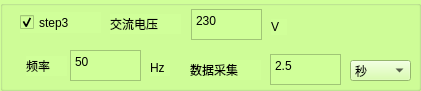
  <widget class="QGroupBox" name="groupBox_3">
   <property name="geometry">
    <rect>
     <x>0</x>
     <y>332</y>
     <width>421</width>
     <height>91</height>
    </rect>
   </property>
   <property name="styleSheet">
    <string notr="true">background-color:rgb(208, 255, 153)</string>
   </property>
   <property name="title">
    <string/>
   </property>
   <widget class="QComboBox" name="comboBox_S3_TIME">
    <property name="geometry">
     <rect>
      <x>350</x>
      <y>60</y>
      <width>61</width>
      <height>21</height>
     </rect>
    </property>
    <item>
     <property name="text">
      <string>秒</string>
     </property>
    </item>
    <item>
     <property name="text">
      <string>毫秒</string>
     </property>
    </item>
    <item>
     <property name="text">
      <string>分钟</string>
     </property>
    </item>
   </widget>
   <widget class="QLabel" name="label_22">
    <property name="geometry">
     <rect>
      <x>110</x>
      <y>14</y>
      <width>71</width>
      <height>20</height>
     </rect>
    </property>
    <property name="text">
     <string>交流电压</string>
    </property>
   </widget>
   <widget class="QLabel" name="label_34">
    <property name="geometry">
     <rect>
      <x>150</x>
      <y>60</y>
      <width>20</width>
      <height>16</height>
     </rect>
    </property>
    <property name="text">
     <string>Hz</string>
    </property>
   </widget>
   <widget class="QLabel" name="label_37">
    <property name="geometry">
     <rect>
      <x>26</x>
      <y>56</y>
      <width>41</width>
      <height>20</height>
     </rect>
    </property>
    <property name="text">
     <string>频率</string>
    </property>
   </widget>
   <widget class="QTextEdit" name="textEdit_S3_AC_VOLT">
    <property name="geometry">
     <rect>
      <x>191</x>
      <y>9</y>
      <width>71</width>
      <height>31</height>
     </rect>
    </property>
    <property name="html">
     <string>&lt;!DOCTYPE HTML PUBLIC &quot;-//W3C//DTD HTML 4.0//EN&quot; &quot;http://www.w3.org/TR/REC-html40/strict.dtd&quot;&gt;
&lt;html&gt;&lt;head&gt;&lt;meta name=&quot;qrichtext&quot; content=&quot;1&quot; /&gt;&lt;style type=&quot;text/css&quot;&gt;
p, li { white-space: pre-wrap; }
&lt;/style&gt;&lt;/head&gt;&lt;body style=&quot; font-family:'SimSun'; font-size:9pt; font-weight:400; font-style:normal;&quot;&gt;
&lt;p style=&quot; margin-top:0px; margin-bottom:0px; margin-left:0px; margin-right:0px; -qt-block-indent:0; text-indent:0px;&quot;&gt;230&lt;/p&gt;&lt;/body&gt;&lt;/html&gt;</string>
    </property>
   </widget>
   <widget class="QTextEdit" name="textEdit_S3_TIME">
    <property name="geometry">
     <rect>
      <x>270</x>
      <y>54</y>
      <width>71</width>
      <height>31</height>
     </rect>
    </property>
    <property name="html">
     <string>&lt;!DOCTYPE HTML PUBLIC &quot;-//W3C//DTD HTML 4.0//EN&quot; &quot;http://www.w3.org/TR/REC-html40/strict.dtd&quot;&gt;
&lt;html&gt;&lt;head&gt;&lt;meta name=&quot;qrichtext&quot; content=&quot;1&quot; /&gt;&lt;style type=&quot;text/css&quot;&gt;
p, li { white-space: pre-wrap; }
&lt;/style&gt;&lt;/head&gt;&lt;body style=&quot; font-family:'SimSun'; font-size:9pt; font-weight:400; font-style:normal;&quot;&gt;
&lt;p style=&quot; margin-top:0px; margin-bottom:0px; margin-left:0px; margin-right:0px; -qt-block-indent:0; text-indent:0px;&quot;&gt;2.5&lt;/p&gt;&lt;/body&gt;&lt;/html&gt;</string>
    </property>
   </widget>
   <widget class="QCheckBox" name="checkBox_S3">
    <property name="geometry">
     <rect>
      <x>20</x>
      <y>12</y>
      <width>81</width>
      <height>21</height>
     </rect>
    </property>
    <property name="text">
     <string>step3</string>
    </property>
    <property name="checked">
     <bool>true</bool>
    </property>
   </widget>
   <widget class="QTextEdit" name="textEdit_S3_AC_FR">
    <property name="geometry">
     <rect>
      <x>70</x>
      <y>50</y>
      <width>71</width>
      <height>31</height>
     </rect>
    </property>
    <property name="html">
     <string>&lt;!DOCTYPE HTML PUBLIC &quot;-//W3C//DTD HTML 4.0//EN&quot; &quot;http://www.w3.org/TR/REC-html40/strict.dtd&quot;&gt;
&lt;html&gt;&lt;head&gt;&lt;meta name=&quot;qrichtext&quot; content=&quot;1&quot; /&gt;&lt;style type=&quot;text/css&quot;&gt;
p, li { white-space: pre-wrap; }
&lt;/style&gt;&lt;/head&gt;&lt;body style=&quot; font-family:'SimSun'; font-size:9pt; font-weight:400; font-style:normal;&quot;&gt;
&lt;p style=&quot; margin-top:0px; margin-bottom:0px; margin-left:0px; margin-right:0px; -qt-block-indent:0; text-indent:0px;&quot;&gt;50&lt;/p&gt;&lt;/body&gt;&lt;/html&gt;</string>
    </property>
   </widget>
   <widget class="QLabel" name="label_21">
    <property name="geometry">
     <rect>
      <x>271</x>
      <y>19</y>
      <width>16</width>
      <height>16</height>
     </rect>
    </property>
    <property name="text">
     <string>V</string>
    </property>
   </widget>
   <widget class="QLabel" name="label_23">
    <property name="geometry">
     <rect>
      <x>190</x>
      <y>60</y>
      <width>71</width>
      <height>20</height>
     </rect>
    </property>
    <property name="text">
     <string>数据采集</string>
    </property>
   </widget>
  </widget>
